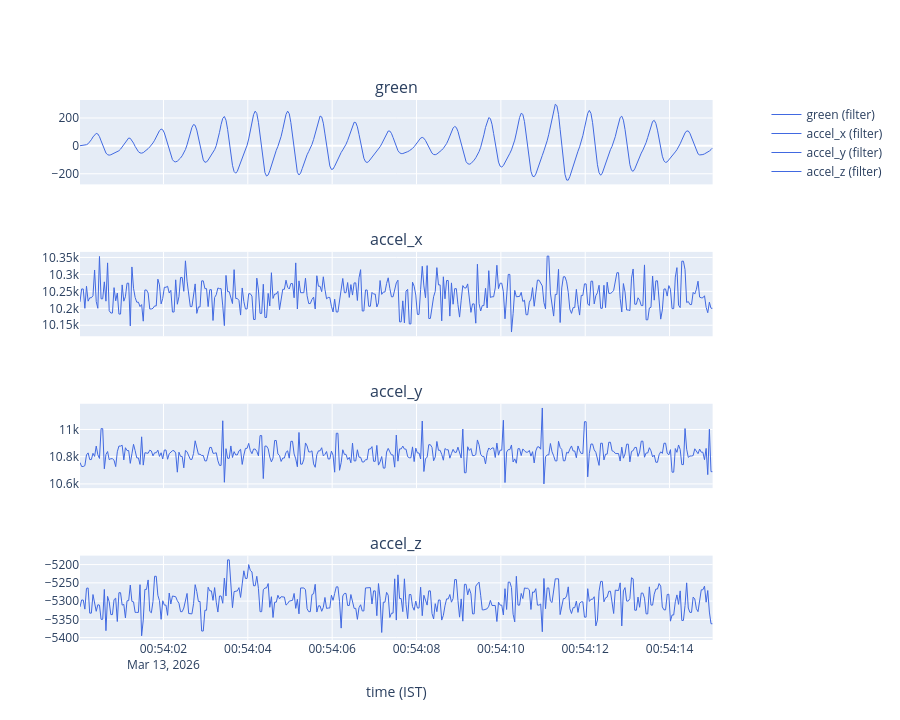

The notebook cell saved with this chart:
### Code cell
t = pd.to_datetime(ga_raw['timestamp'], unit='ms', utc=True).dt.tz_convert('Asia/Kolkata')

cols = [c for c in ga_raw.columns if c != 'timestamp']
specs = [[{'secondary_y': True}] for _ in cols]
fig = make_subplots(rows=len(cols), cols=1, shared_xaxes=True, subplot_titles=cols, specs=specs)
for i, c in enumerate(cols, start=1):
    # fig.add_trace(
    #     go.Scatter(x=t, y=ga_raw[c], name=f'{c} (raw)',
    #                line=dict(color='red', width=1)),
    #     row=i, col=1, secondary_y=False,
    # )
    if c == 'green':
        fig.add_trace(go.Scatter(x=t, y=ga_filt[c], name=f'{c} (filter)', line=dict(color='royalblue', width=1)), row=i, col=1, secondary_y=False,)
    else:
            fig.add_trace(go.Scatter(x=t, y=data[c], name=f'{c} (filter)',
                    line=dict(color='royalblue', width=1)),
                        row=i, col=1, secondary_y=False,)
fig.update_xaxes(title_text='time (IST)', row=len(cols), col=1)
fig.update_layout(height=180 * len(cols), showlegend=True)
fig.show()

### Figure 1 — Plotly figure (JSON) as saved in the notebook; plotly's stock layout.template omitted (floating-point values rounded to 4 significant figures; data arrays with more than 128 entries replaced by an {"elided": "..."} marker saying what was removed)
{"data": [{"line": {"color": "royalblue", "width": 1}, "name": "green (filter)", "type": "scatter", "x": {"elided": "391 str values"}, "xaxis": "x", "y": {"elided": "391 float values"}, "yaxis": "y"}, {"line": {"color": "royalblue", "width": 1}, "name": "accel_x (filter)", "type": "scatter", "x": {"elided": "391 str values"}, "xaxis": "x2", "y": {"elided": "481 float values"}, "yaxis": "y3"}, {"line": {"color": "royalblue", "width": 1}, "name": "accel_y (filter)", "type": "scatter", "x": {"elided": "391 str values"}, "xaxis": "x3", "y": {"elided": "481 float values"}, "yaxis": "y5"}, {"line": {"color": "royalblue", "width": 1}, "name": "accel_z (filter)", "type": "scatter", "x": {"elided": "391 str values"}, "xaxis": "x4", "y": {"elided": "481 float values"}, "yaxis": "y7"}], "layout": {"annotations": [{"font": {"size": 16}, "showarrow": false, "text": "green", "x": 0.47, "xanchor": "center", "xref": "paper", "y": 1, "yanchor": "bottom", "yref": "paper"}, {"font": {"size": 16}, "showarrow": false, "text": "accel_x", "x": 0.47, "xanchor": "center", "xref": "paper", "y": 0.7188, "yanchor": "bottom", "yref": "paper"}, {"font": {"size": 16}, "showarrow": false, "text": "accel_y", "x": 0.47, "xanchor": "center", "xref": "paper", "y": 0.4375, "yanchor": "bottom", "yref": "paper"}, {"font": {"size": 16}, "showarrow": false, "text": "accel_z", "x": 0.47, "xanchor": "center", "xref": "paper", "y": 0.1562, "yanchor": "bottom", "yref": "paper"}], "height": 720, "showlegend": true, "xaxis": {"anchor": "y", "domain": [0, 0.94], "matches": "x4", "showticklabels": false}, "xaxis2": {"anchor": "y3", "domain": [0, 0.94], "matches": "x4", "showticklabels": false}, "xaxis3": {"anchor": "y5", "domain": [0, 0.94], "matches": "x4", "showticklabels": false}, "xaxis4": {"anchor": "y7", "domain": [0, 0.94], "title": {"text": "time (IST)"}}, "yaxis": {"anchor": "x", "domain": [0.8438, 1]}, "yaxis2": {"anchor": "x", "overlaying": "y", "side": "right"}, "yaxis3": {"anchor": "x2", "domain": [0.5625, 0.7188]}, "yaxis4": {"anchor": "x2", "overlaying": "y3", "side": "right"}, "yaxis5": {"anchor": "x3", "domain": [0.2812, 0.4375]}, "yaxis6": {"anchor": "x3", "overlaying": "y5", "side": "right"}, "yaxis7": {"anchor": "x4", "domain": [0, 0.1562]}, "yaxis8": {"anchor": "x4", "overlaying": "y7", "side": "right"}}}
